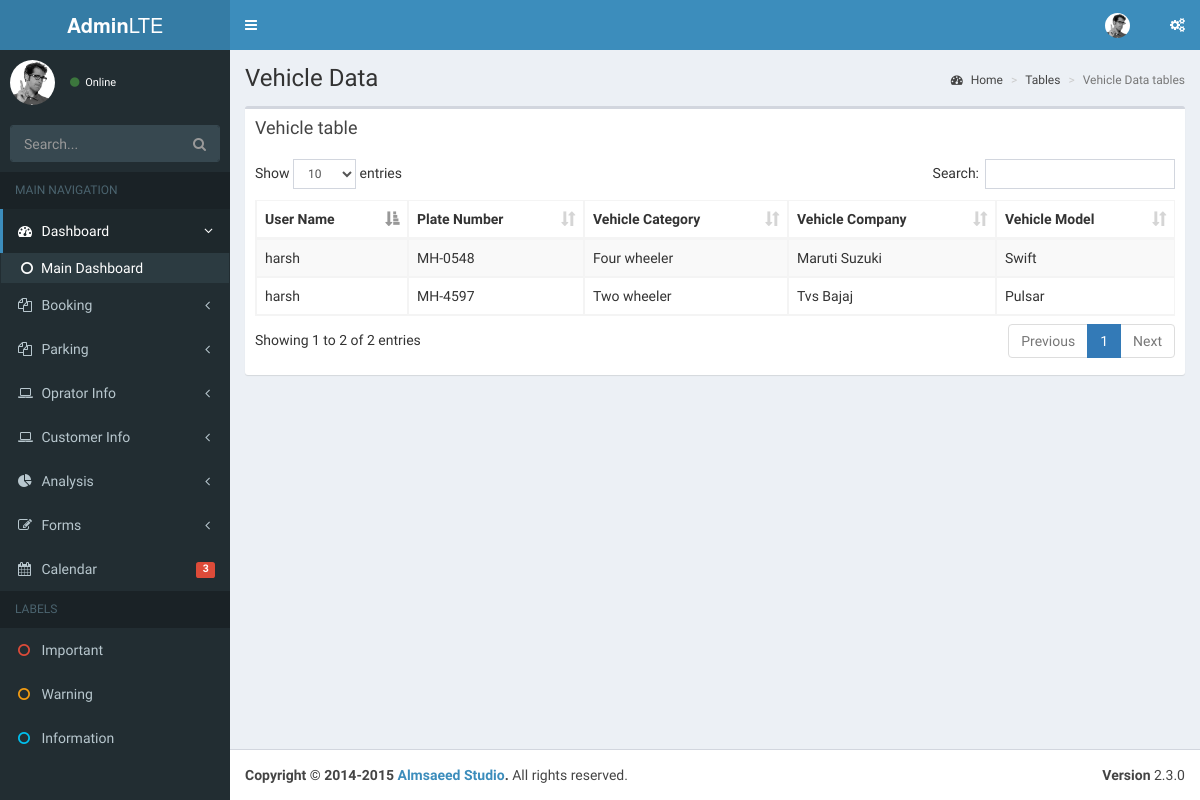
The page /park/vehical.php on the database its author committed.
### tables this page shows
CREATE TABLE `vehicle_info` (
  `username` varchar(15) NOT NULL,
  `plate_number` varchar(15) NOT NULL,
  `vehicle_category` varchar(20) NOT NULL,
  `vehicle_company` varchar(15) NOT NULL,
  `vehicle_model` varchar(15) NOT NULL
);

### park/vehical.php (the view, shortened to what this page needs)
<?php
  include_once("../config/config.php");
?>
<!DOCTYPE html>
<html>
  <head>
    <link rel="stylesheet" href="bootstrap/css/bootstrap.min.css">
    <link rel="stylesheet" href="https://maxcdn.bootstrapcdn.com/font-awesome/4.4.0/css/font-awesome.min.css">
    <link rel="stylesheet" href="https://code.ionicframework.com/ionicons/2.0.1/css/ionicons.min.css">
    <link rel="stylesheet" href="plugins/datatables/dataTables.bootstrap.css">
    <link rel="stylesheet" href="dist/css/AdminLTE.min.css">
    <link rel="stylesheet" href="dist/css/skins/_all-skins.min.css">
  </head>
  <body class="hold-transition skin-blue sidebar-mini">
    <div class="wrapper">
      <header class="main-header">
        <a href="../../index2.html" class="logo">
          <span class="logo-lg"><b>Admin</b>LTE</span>
        </a>
        <nav class="navbar navbar-static-top" role="navigation">
          <a href="#" class="sidebar-toggle" data-toggle="offcanvas" role="button">
          </a>
          <div class="navbar-custom-menu">
            <ul class="nav navbar-nav">
              <li class="dropdown user user-menu">
                <a href="#" class="dropdown-toggle" data-toggle="dropdown">
                  <img src="dist/img/user2-160x160.jpg" class="user-image" alt="User Image">
                </a>
              </li>
              <li>
                <a href="#" data-toggle="control-sidebar"><i class="fa fa-gears"></i></a>
              </li>
            </ul>
          </div>
        </nav>
      </header>
      <aside class="main-sidebar">
        <section class="sidebar">
          <div class="user-panel">
            <div class="pull-left image">
              <img src="dist/img/user2-160x160.jpg" class="img-circle" alt="User Image">
            </div>
            <div class="pull-left info">
              <a href="#"><i class="fa fa-circle text-success"></i> Online</a>
            </div>
          </div>
          <form action="#" method="get" class="sidebar-form">
            <div class="input-group">
              <input type="text" name="q" class="form-control" placeholder="Search...">
              <span class="input-group-btn">
                <button type="submit" name="search" id="search-btn" class="btn btn-flat"><i class="fa fa-search"></i></button>
              </span>
            </div>
          </form>
          <ul class="sidebar-menu">
            <li class="header">MAIN NAVIGATION</li>
            <li class="active treeview">
              <a href="#">
                <i class="fa fa-dashboard"></i> <span>Dashboard</span> <i class="fa fa-angle-left pull-right"></i>
              </a>
              <ul class="treeview-menu">
                <li class="active"><a href="index2.html"><i class="fa fa-circle-o"></i>Main Dashboard</a></li>
              </ul>
            </li>
            <li class="treeview">
              <a href="#">
                <i class="fa fa-files-o"></i>
                <span>Booking</span><i class="fa fa-angle-left pull-right"></i>
              </a>
            </li>
            <li class="treeview">
              <a href="#">
                <i class="fa fa-files-o"></i>
                <span>Parking</span><i class="fa fa-angle-left pull-right"></i>
              </a>
            </li>
            <li>
            <li class="treeview">
              <a href="#">
                <i class="fa fa-laptop"></i>
                <span>Oprator Info</span>
                <i class="fa fa-angle-left pull-right"></i>
              </a>
            </li>
            <li class="treeview">
              <a href="#">
                <i class="fa fa-laptop"></i>
                <span>Customer Info</span>
                <i class="fa fa-angle-left pull-right"></i>
              </a>
            </li>
            <li class="treeview">
              <a href="#">
                <i class="fa fa-pie-chart"></i>
                <span>Analysis</span>
                <i class="fa fa-angle-left pull-right"></i>
              </a>
            </li>
            <li class="treeview">
              <a href="#">
                <i class="fa fa-edit"></i> <span>Forms</span>
                <i class="fa fa-angle-left pull-right"></i>
              </a>
            </li>
            <li>
              <a href="pages/calendar.html">
                <i class="fa fa-calendar"></i> <span>Calendar</span>
                <small class="label pull-right bg-red">3</small>
              </a>
            </li>
            <li class="header">LABELS</li>
            <li><a href="#"><i class="fa fa-circle-o text-red"></i> <span>Important</span></a></li>
            <li><a href="#"><i class="fa fa-circle-o text-yellow"></i> <span>Warning</span></a></li>
            <li><a href="#"><i class="fa fa-circle-o text-aqua"></i> <span>Information</span></a></li>
          </ul>
        </section>
      </aside>
      <div class="content-wrapper">
        <section class="content-header">
          <h1>
            Vehicle Data
          </h1>
          <ol class="breadcrumb">
            <li><a href="#"><i class="fa fa-dashboard"></i> Home</a></li>
            <li><a href="#">Tables</a></li>
            <li class="active">Vehicle Data tables</li>
          </ol>
        </section>
        <section class="content">
          <div class="row">
            <div class="col-xs-12">
              <div class="box">
                <div class="box-header">
                  <h3 class="box-title">Vehicle table</h3>
                </div>
                <div class="box-body">
                  <table id="example1" class="table table-bordered table-striped">
                    <thead>
                      <tr>
                        <th>User Name</th>
                        <th>Plate Number</th>
                        <th>Vehicle Category</th>
                        <th>Vehicle Company</th>
                        <th>Vehicle Model</th>
                      </tr>
                    </thead>
                    <tbody>
                      <?php
                        $query="select * from vehicle_info";
                        $result=mysqli_query($con,$query);
                        while($row=mysqli_fetch_array($result)){
                        echo '
                          <tr>
                            <td>'.$row['username'].'</td>
                            <td>'.$row['plate_number'].'</td>
                            <td>'.$row['vehicle_category'].'</td>
                            <td>'.$row['vehicle_company'].'</td>
                            <td>'.$row['vehicle_model'].'</td>
                          </tr>
                        ';
                        }
                      ?>
                    </tbody>
                  </table>
                </div>
              </div>
            </div>
          </div>
        </section>
      </div>
      <footer class="main-footer">
        <div class="pull-right hidden-xs">
          <b>Version</b> 2.3.0
        </div>
        <strong>Copyright &copy; 2014-2015 <a href="http://almsaeedstudio.com">Almsaeed Studio</a>.</strong> All rights reserved.
      </footer>
    </div>
  </body>
</html>

### rows shown on the page
vehicle_info: username "harsh", plate_number "MH-0548", vehicle_category "Four wheeler", vehicle_company "Maruti Suzuki", vehicle_model "Swift"
vehicle_info: username "harsh", plate_number "MH-4597", vehicle_category "Two wheeler", vehicle_company "Tvs Bajaj", vehicle_model "Pulsar"
